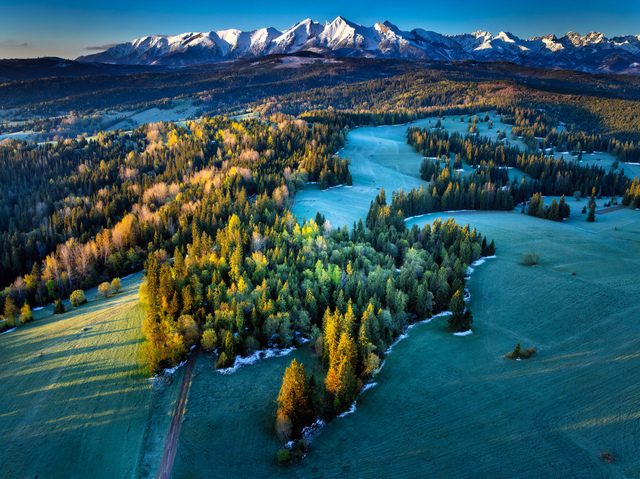
#> input picture tests/color_space/image1.jpg, 640 x 479 px
$ jupyter execute '3d visualize.ipynb'
#> lines starting #> are read from the running program, lines starting #| are printed output that depends on the picture
[cell 1]
from PIL import Image
import numpy as np

# Load image
img = Image.open("image1.jpg").convert("RGBA")  # RGBA ensures 4 channels
pixels = np.array(img)  # shape: (height, width, 4)

# Flatten to list of color vectors
colors = pixels.reshape(-1, 4)  # shape: (num_pixels, 4)

print("First 10 RGBA color vectors:")
print(colors[:10])
#| [[  1 111 162 255]
#|  [  0 111 161 255]
#|  [  0 112 162 255]
#|  [  0 112 162 255]
#|  [  0 109 160 255]
#|  [  1 108 160 255]
#|  [  1 108 160 255]
#|  [  0 108 159 255]
#|  [  0 109 160 255]
#|  [  1 108 160 255]]

[cell 2]
# Example 4x4 RGBA transformation matrix
# This swaps R and B, slightly boosts G, leaves alpha unchanged
M = np.array([
    [0, 0, 1, 0],  # R' = B
    [0, 1.2, 0, 0],# G' = 1.2*G
    [1, 0, 0, 0],  # B' = R
    [0, 0, 0, 1]   # A' = A
])

# Apply matrix to all pixels
transformed_colors = colors @ M.T  # shape: (num_pixels, 4)
transformed_colors = np.clip(transformed_colors, 0, 255).astype(np.uint8)

[cell 3]
# Reshape back to original image shape
new_pixels = transformed_colors.reshape(pixels.shape)
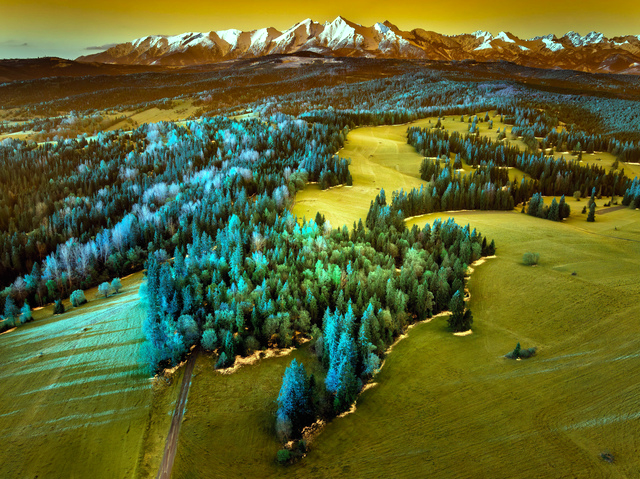
#> new_pixels: shape (479, 640, 4); mean R, G, B, A 92.2, 99.7, 44.8, 255

# Convert to Image
new_img = Image.fromarray(new_pixels, mode="RGBA")
new_img.show()           # show in default image viewer
new_img.save("output.png")  # save to file

[cell 4]
import matplotlib.pyplot as plt
from mpl_toolkits.mplot3d import Axes3D

# Use RGB only for 3D plot
rgb = transformed_colors[:, :3]

fig = plt.figure(figsize=(8,8))
ax = fig.add_subplot(111, projection='3d')
ax.scatter(rgb[:,0], rgb[:,1], rgb[:,2], c=rgb/255.0, s=1)
ax.set_xlabel("R")
ax.set_ylabel("G")
ax.set_zlabel("B")
plt.show()
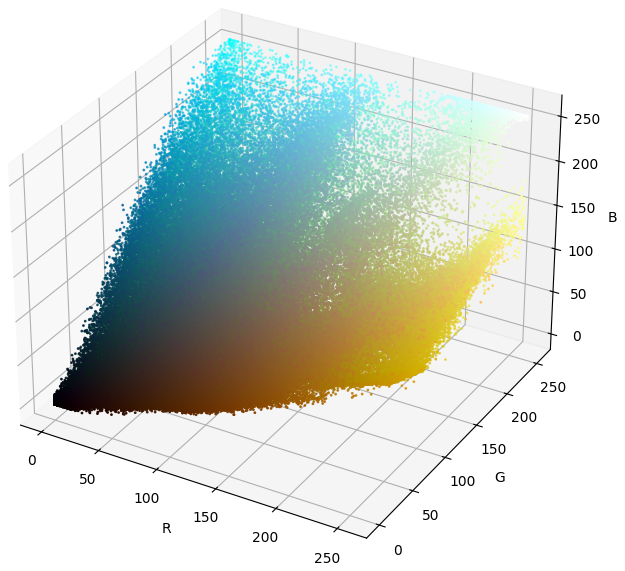
#> figure drawn by matplotlib, 1 panel
